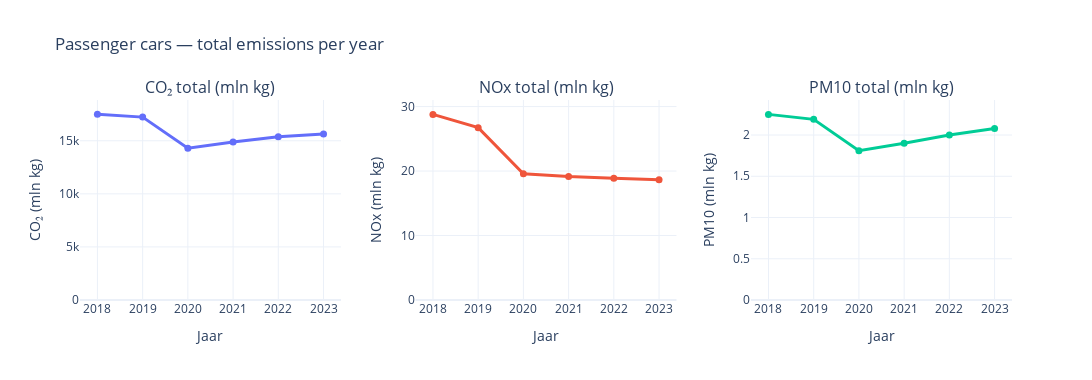
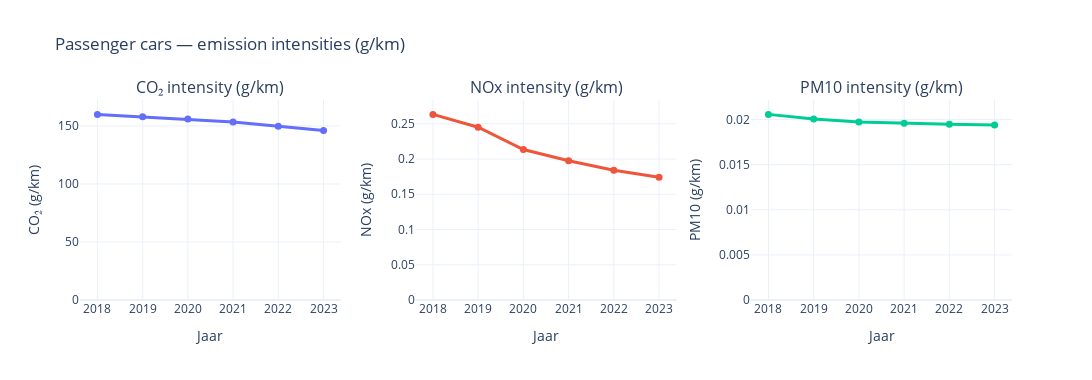

Notebook code cell kept with these figures, in order:
### Code cell
import re
import pandas as pd
import matplotlib.pyplot as plt
import plotly.graph_objects as go
from plotly.subplots import make_subplots

path_emissies = "Emissies_Nederland__wegverkeer_13102025_110220.csv"
path_km       = "Verkeer_motorvoertuigen_13102025_105929.csv"
electric_vehicles = "Procentuele aandeel BEV_ FCEV en PHEV personenauto's in het wagenpark.csv"

def find_col(df, startswith):
    """Zoek kolom die met 'startswith' begint (CBS wisselt soms subtitels)."""
    for c in df.columns:
        if str(c).startswith(startswith):
            return c
    return None

df_e = pd.read_csv(path_emissies, sep=';', encoding='utf-8-sig', quotechar='"', decimal=',')
df_km = pd.read_csv(path_km,       sep=';', encoding='utf-8-sig', quotechar='"', decimal=',')

co2_col  = find_col(df_e, "Emissies/Kooldioxide (CO2)")
nox_col  = find_col(df_e, "Emissies/Stikstofoxiden (NOx)")
pm10_col = find_col(df_e, "Emissies/PM10 Totaal")
if not all([co2_col, nox_col, pm10_col]):
    raise ValueError("Kon CO₂/NOx/PM10-kolommen niet vinden in het emissies-bestand.")

d_e = df_e[df_e['Voertuigtype'] == "Personenauto's"].copy()
d_e['Jaar'] = d_e['Perioden'].astype(str).str.extract(r'(\d{4})').astype(int)
d_e = d_e[(d_e['Jaar'] >= 2018) & (d_e['Jaar'] <= 2023)]

d_e = d_e[['Jaar', co2_col, nox_col, pm10_col]].rename(columns={
    co2_col:  'CO2_mlnkg',
    nox_col:  'NOx_mlnkg',
    pm10_col: 'PM10_mlnkg'
}).sort_values('Jaar')

km_total_col = find_col(df_km, "Kilometers in Nederland/Totaal kilometers in Nederland")
if not km_total_col:
    raise ValueError("Kon kolom 'Kilometers in Nederland/Totaal kilometers in Nederland (x mln km)' niet vinden in km-bestand.")

d_km = df_km[df_km['Voertuigtypes'] == 'Personenauto'].copy()
d_km['Jaar'] = d_km['Perioden'].astype(str).str.extract(r'(\d{4})').astype(int)
d_km = d_km[['Jaar', km_total_col]].rename(columns={km_total_col: 'km_mln'}).sort_values('Jaar')

df = d_e.merge(d_km, on='Jaar', how='inner')

df['CO2_g_per_km']  = (df['CO2_mlnkg']  * 1000) / df['km_mln']
df['NOx_g_per_km']  = (df['NOx_mlnkg']  * 1000) / df['km_mln']
df['PM10_g_per_km'] = (df['PM10_mlnkg'] * 1000) / df['km_mln']

print("\nTabel: kilometers (mln km), totalen (mln kg) en intensiteiten (g/km)")
print(df[['Jaar', 'km_mln', 'CO2_mlnkg', 'NOx_mlnkg', 'PM10_mlnkg',
          'CO2_g_per_km', 'NOx_g_per_km', 'PM10_g_per_km']].to_string(index=False))

def three_line_subplots(dataframe, x_col, y_cols, titles, ylabels, main_title):
    """Maakt 3 subplots naast elkaar met lines+markers (Plotly)."""
    x_vals = dataframe[x_col].astype(str)
    fig = make_subplots(rows=1, cols=3, subplot_titles=titles, horizontal_spacing=0.08)
    for i, (y, ylabel) in enumerate(zip(y_cols, ylabels), start=1):
        fig.add_trace(
            go.Scatter(
                x=x_vals, y=dataframe[y],
                mode="lines+markers",
                marker=dict(size=7),
                line=dict(width=3),
                hovertemplate="Jaar: %{x}<br>" + f"{ylabel}: " + "%{y:.3f}<extra></extra>"
            ),
            row=1, col=i
        )
        fig.update_xaxes(title_text="Jaar", row=1, col=i)
        fig.update_yaxes(title_text=ylabel, rangemode="tozero", row=1, col=i)
    fig.update_layout(template="plotly_white", showlegend=False,
                      height=380, width=1100, title_text=main_title)
    return fig

fig_totals = three_line_subplots(
    df, 'Jaar',
    y_cols=['CO2_mlnkg', 'NOx_mlnkg', 'PM10_mlnkg'],
    titles=['CO₂ total (mln kg)', 'NOx total (mln kg)', 'PM10 total (mln kg)'],
    ylabels=['CO₂ (mln kg)', 'NOx (mln kg)', 'PM10 (mln kg)'],
    main_title='Passenger cars — total emissions per year'
)
fig_totals.show()

fig_intensity = three_line_subplots(
    df, 'Jaar',
    y_cols=['CO2_g_per_km', 'NOx_g_per_km', 'PM10_g_per_km'],
    titles=['CO₂ intensity (g/km)', 'NOx intensity (g/km)', 'PM10 intensity (g/km)'],
    ylabels=['CO₂ (g/km)', 'NOx (g/km)', 'PM10 (g/km)'],
    main_title='Passenger cars — emission intensities (g/km)'
)
fig_intensity.show()

### Figure 1 — Plotly figure (JSON) as saved in the notebook; plotly's stock layout.template omitted (floating-point values rounded to 4 significant figures)
{"data": [{"hovertemplate": "Jaar: %{x}<br>CO₂ (mln kg): %{y:.3f}<extra></extra>", "line": {"width": 3}, "marker": {"size": 7}, "mode": "lines+markers", "type": "scatter", "x": ["2018", "2019", "2020", "2021", "2022", "2023"], "xaxis": "x", "y": [17487, 17230, 14302, 14874, 15374, 15638], "yaxis": "y"}, {"hovertemplate": "Jaar: %{x}<br>NOx (mln kg): %{y:.3f}<extra></extra>", "line": {"width": 3}, "marker": {"size": 7}, "mode": "lines+markers", "type": "scatter", "x": ["2018", "2019", "2020", "2021", "2022", "2023"], "xaxis": "x2", "y": [28.79, 26.73, 19.58, 19.15, 18.9, 18.66], "yaxis": "y2"}, {"hovertemplate": "Jaar: %{x}<br>PM10 (mln kg): %{y:.3f}<extra></extra>", "line": {"width": 3}, "marker": {"size": 7}, "mode": "lines+markers", "type": "scatter", "x": ["2018", "2019", "2020", "2021", "2022", "2023"], "xaxis": "x3", "y": [2.25, 2.19, 1.81, 1.9, 2.0, 2.08], "yaxis": "y3"}], "layout": {"annotations": [{"font": {"size": 16}, "showarrow": false, "text": "CO₂ total (mln kg)", "x": 0.14, "xanchor": "center", "xref": "paper", "y": 1, "yanchor": "bottom", "yref": "paper"}, {"font": {"size": 16}, "showarrow": false, "text": "NOx total (mln kg)", "x": 0.5, "xanchor": "center", "xref": "paper", "y": 1, "yanchor": "bottom", "yref": "paper"}, {"font": {"size": 16}, "showarrow": false, "text": "PM10 total (mln kg)", "x": 0.86, "xanchor": "center", "xref": "paper", "y": 1, "yanchor": "bottom", "yref": "paper"}], "height": 380, "showlegend": false, "title": {"text": "Passenger cars — total emissions per year"}, "width": 1100, "xaxis": {"anchor": "y", "domain": [0, 0.28], "title": {"text": "Jaar"}}, "xaxis2": {"anchor": "y2", "domain": [0.36, 0.64], "title": {"text": "Jaar"}}, "xaxis3": {"anchor": "y3", "domain": [0.72, 1], "title": {"text": "Jaar"}}, "yaxis": {"anchor": "x", "domain": [0, 1], "rangemode": "tozero", "title": {"text": "CO₂ (mln kg)"}}, "yaxis2": {"anchor": "x2", "domain": [0, 1], "rangemode": "tozero", "title": {"text": "NOx (mln kg)"}}, "yaxis3": {"anchor": "x3", "domain": [0, 1], "rangemode": "tozero", "title": {"text": "PM10 (mln kg)"}}}}

### Figure 2 — Plotly figure (JSON) as saved in the notebook; plotly's stock layout.template omitted (floating-point values rounded to 4 significant figures)
{"data": [{"hovertemplate": "Jaar: %{x}<br>CO₂ (g/km): %{y:.3f}<extra></extra>", "line": {"width": 3}, "marker": {"size": 7}, "mode": "lines+markers", "type": "scatter", "x": ["2018", "2019", "2020", "2021", "2022", "2023"], "xaxis": "x", "y": [159.9, 157.9, 155.9, 153.4, 149.7, 146.0], "yaxis": "y"}, {"hovertemplate": "Jaar: %{x}<br>NOx (g/km): %{y:.3f}<extra></extra>", "line": {"width": 3}, "marker": {"size": 7}, "mode": "lines+markers", "type": "scatter", "x": ["2018", "2019", "2020", "2021", "2022", "2023"], "xaxis": "x2", "y": [0.2633, 0.245, 0.2135, 0.1974, 0.1841, 0.1742], "yaxis": "y2"}, {"hovertemplate": "Jaar: %{x}<br>PM10 (g/km): %{y:.3f}<extra></extra>", "line": {"width": 3}, "marker": {"size": 7}, "mode": "lines+markers", "type": "scatter", "x": ["2018", "2019", "2020", "2021", "2022", "2023"], "xaxis": "x3", "y": [0.02058, 0.02008, 0.01973, 0.01959, 0.01948, 0.01941], "yaxis": "y3"}], "layout": {"annotations": [{"font": {"size": 16}, "showarrow": false, "text": "CO₂ intensity (g/km)", "x": 0.14, "xanchor": "center", "xref": "paper", "y": 1, "yanchor": "bottom", "yref": "paper"}, {"font": {"size": 16}, "showarrow": false, "text": "NOx intensity (g/km)", "x": 0.5, "xanchor": "center", "xref": "paper", "y": 1, "yanchor": "bottom", "yref": "paper"}, {"font": {"size": 16}, "showarrow": false, "text": "PM10 intensity (g/km)", "x": 0.86, "xanchor": "center", "xref": "paper", "y": 1, "yanchor": "bottom", "yref": "paper"}], "height": 380, "showlegend": false, "title": {"text": "Passenger cars — emission intensities (g/km)"}, "width": 1100, "xaxis": {"anchor": "y", "domain": [0, 0.28], "title": {"text": "Jaar"}}, "xaxis2": {"anchor": "y2", "domain": [0.36, 0.64], "title": {"text": "Jaar"}}, "xaxis3": {"anchor": "y3", "domain": [0.72, 1], "title": {"text": "Jaar"}}, "yaxis": {"anchor": "x", "domain": [0, 1], "rangemode": "tozero", "title": {"text": "CO₂ (g/km)"}}, "yaxis2": {"anchor": "x2", "domain": [0, 1], "rangemode": "tozero", "title": {"text": "NOx (g/km)"}}, "yaxis3": {"anchor": "x3", "domain": [0, 1], "rangemode": "tozero", "title": {"text": "PM10 (g/km)"}}}}
